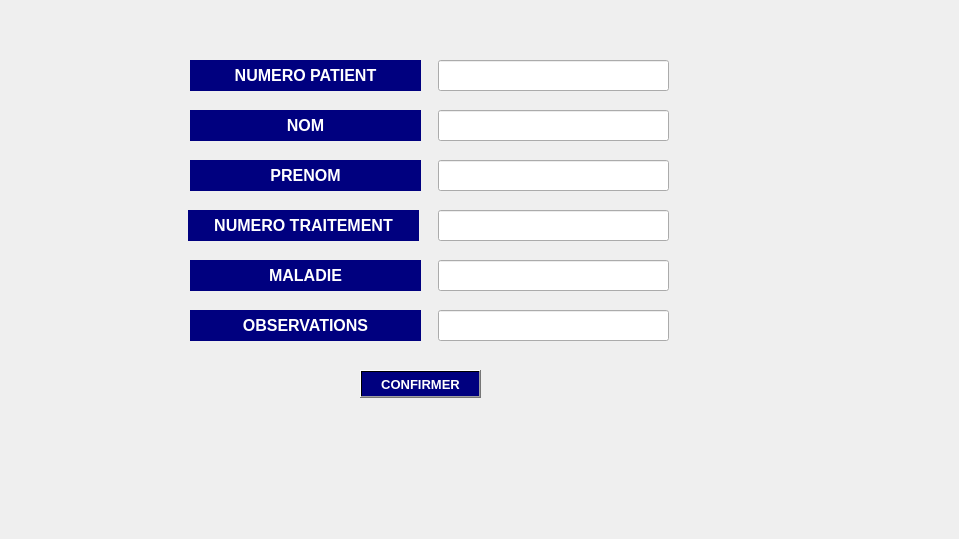
      <widget class="QWidget" name="tab_34">
       <attribute name="title">
        <string>Modifier un patient</string>
       </attribute>
       <widget class="QLabel" name="p4_3">
        <property name="geometry">
         <rect>
          <x>0</x>
          <y>0</y>
          <width>950</width>
          <height>530</height>
         </rect>
        </property>
        <property name="text">
         <string/>
        </property>
       </widget>
       <widget class="QPushButton" name="modif_2">
        <property name="geometry">
         <rect>
          <x>360</x>
          <y>370</y>
          <width>121</width>
          <height>28</height>
         </rect>
        </property>
        <property name="font">
         <font>
          <pointsize>10</pointsize>
          <weight>75</weight>
          <bold>true</bold>
         </font>
        </property>
        <property name="styleSheet">
         <string notr="true">background-color: qlineargradient(spread:pad, x1:0.631, y1:0.420455, x2:1, y2:0, stop:1 rgba(0, 0, 127, 255));
color: rgb(255, 255, 255);</string>
        </property>
        <property name="text">
         <string>CONFIRMER</string>
        </property>
       </widget>
       <widget class="QLabel" name="label_43">
        <property name="geometry">
         <rect>
          <x>190</x>
          <y>260</y>
          <width>231</width>
          <height>31</height>
         </rect>
        </property>
        <property name="font">
         <font>
          <pointsize>12</pointsize>
          <weight>75</weight>
          <bold>true</bold>
         </font>
        </property>
        <property name="styleSheet">
         <string notr="true">color: rgb(255, 255, 255);
background-color: rgb(0, 0, 127);</string>
        </property>
        <property name="text">
         <string>&lt;html&gt;&lt;head/&gt;&lt;body&gt;&lt;p align=&quot;center&quot;&gt;MALADIE&lt;/p&gt;&lt;/body&gt;&lt;/html&gt;</string>
        </property>
       </widget>
       <widget class="QLineEdit" name="m5_3">
        <property name="geometry">
         <rect>
          <x>438</x>
          <y>260</y>
          <width>231</width>
          <height>31</height>
         </rect>
        </property>
       </widget>
       <widget class="QLineEdit" name="m6_3">
        <property name="geometry">
         <rect>
          <x>438</x>
          <y>310</y>
          <width>231</width>
          <height>31</height>
         </rect>
        </property>
        <property name="text">
         <string/>
        </property>
       </widget>
       <widget class="QLineEdit" name="m1_3">
        <property name="geometry">
         <rect>
          <x>438</x>
          <y>60</y>
          <width>231</width>
          <height>31</height>
         </rect>
        </property>
       </widget>
       <widget class="QLabel" name="label_41">
        <property name="geometry">
         <rect>
          <x>190</x>
          <y>60</y>
          <width>231</width>
          <height>31</height>
         </rect>
        </property>
        <property name="font">
         <font>
          <pointsize>12</pointsize>
          <weight>75</weight>
          <bold>true</bold>
         </font>
        </property>
        <property name="styleSheet">
         <string notr="true">color: rgb(255, 255, 255);
background-color: rgb(0, 0, 127);</string>
        </property>
        <property name="text">
         <string>&lt;html&gt;&lt;head/&gt;&lt;body&gt;&lt;p align=&quot;center&quot;&gt;NUMERO PATIENT&lt;/p&gt;&lt;/body&gt;&lt;/html&gt;</string>
        </property>
       </widget>
       <widget class="QLabel" name="label_44">
        <property name="geometry">
         <rect>
          <x>190</x>
          <y>310</y>
          <width>231</width>
          <height>31</height>
         </rect>
        </property>
        <property name="font">
         <font>
          <pointsize>12</pointsize>
          <weight>75</weight>
          <bold>true</bold>
         </font>
        </property>
        <property name="styleSheet">
         <string notr="true">color: rgb(255, 255, 255);
background-color: rgb(0, 0, 127);</string>
        </property>
        <property name="text">
         <string>&lt;html&gt;&lt;head/&gt;&lt;body&gt;&lt;p align=&quot;center&quot;&gt;OBSERVATIONS&lt;/p&gt;&lt;/body&gt;&lt;/html&gt;</string>
        </property>
       </widget>
       <widget class="QLabel" name="label_46">
        <property name="geometry">
         <rect>
          <x>190</x>
          <y>160</y>
          <width>231</width>
          <height>31</height>
         </rect>
        </property>
        <property name="font">
         <font>
          <pointsize>12</pointsize>
          <weight>75</weight>
          <bold>true</bold>
         </font>
        </property>
        <property name="styleSheet">
         <string notr="true">color: rgb(255, 255, 255);
background-color: rgb(0, 0, 127);</string>
        </property>
        <property name="text">
         <string>&lt;html&gt;&lt;head/&gt;&lt;body&gt;&lt;p align=&quot;center&quot;&gt;PRENOM&lt;/p&gt;&lt;/body&gt;&lt;/html&gt;</string>
        </property>
       </widget>
       <widget class="QLabel" name="label_45">
        <property name="geometry">
         <rect>
          <x>190</x>
          <y>110</y>
          <width>231</width>
          <height>31</height>
         </rect>
        </property>
        <property name="font">
         <font>
          <pointsize>12</pointsize>
          <weight>75</weight>
          <bold>true</bold>
         </font>
        </property>
        <property name="styleSheet">
         <string notr="true">color: rgb(255, 255, 255);
background-color: rgb(0, 0, 127);</string>
        </property>
        <property name="text">
         <string>&lt;html&gt;&lt;head/&gt;&lt;body&gt;&lt;p align=&quot;center&quot;&gt;NOM&lt;/p&gt;&lt;/body&gt;&lt;/html&gt;</string>
        </property>
       </widget>
       <widget class="QLineEdit" name="m3_3">
        <property name="geometry">
         <rect>
          <x>438</x>
          <y>160</y>
          <width>231</width>
          <height>31</height>
         </rect>
        </property>
       </widget>
       <widget class="QLineEdit" name="m2_3">
        <property name="geometry">
         <rect>
          <x>438</x>
          <y>110</y>
          <width>231</width>
          <height>31</height>
         </rect>
        </property>
       </widget>
       <widget class="QLineEdit" name="m4_3">
        <property name="geometry">
         <rect>
          <x>438</x>
          <y>210</y>
          <width>231</width>
          <height>31</height>
         </rect>
        </property>
       </widget>
       <widget class="QLabel" name="label_42">
        <property name="geometry">
         <rect>
          <x>188</x>
          <y>210</y>
          <width>231</width>
          <height>31</height>
         </rect>
        </property>
        <property name="font">
         <font>
          <pointsize>12</pointsize>
          <weight>75</weight>
          <bold>true</bold>
         </font>
        </property>
        <property name="styleSheet">
         <string notr="true">color: rgb(255, 255, 255);
background-color: rgb(0, 0, 127);</string>
        </property>
        <property name="text">
         <string>&lt;html&gt;&lt;head/&gt;&lt;body&gt;&lt;p align=&quot;center&quot;&gt;NUMERO TRAITEMENT&lt;/p&gt;&lt;/body&gt;&lt;/html&gt;</string>
        </property>
       </widget>
      </widget>
